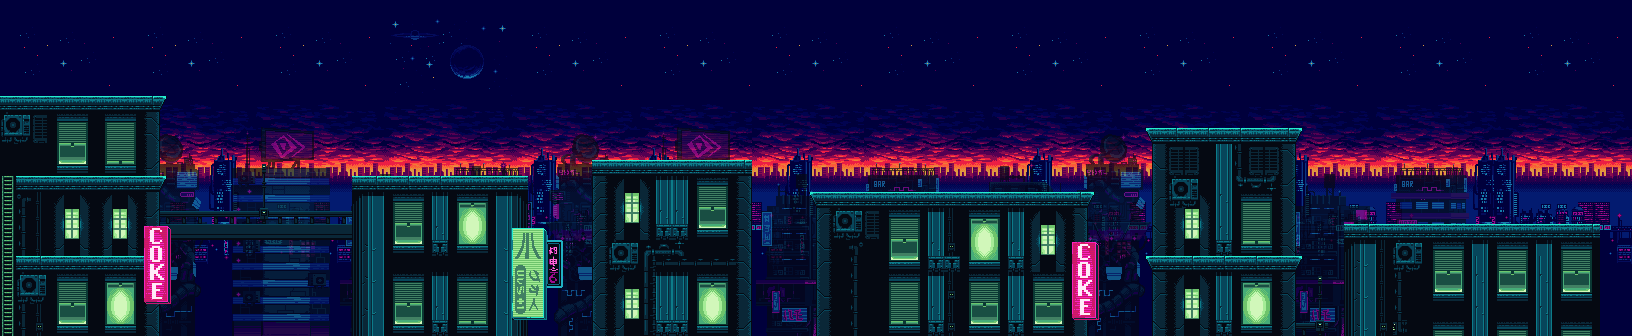

Tiled map render using the project's own tile images. Description and the map definition, with tile-layer contents summarised, below:
An orthogonal 102x21 tile map with 16x16 px tiles, 5 tile layers (Background, Near buildings, filler, Nearrer buldings, ...), 3 tilesets and 8 objects.

<map version="1.2" tiledversion="1.2.3" orientation="orthogonal" renderorder="right-down" width="102" height="21" tilewidth="16" tileheight="16" infinite="0" nextlayerid="30" nextobjectid="30">
 <tileset firstgid="1" name="tileset" tilewidth="16" tileheight="16" tilecount="384" columns="24">
  <image source="../warped city files/ENVIRONMENT/tileset.png" width="384" height="256" />
 </tileset>
 <tileset firstgid="385" name="banners" tilewidth="35" tileheight="92" tilecount="15" columns="0">
  <grid orientation="orthogonal" width="1" height="1" />
  <tile id="0">
   <image width="35" height="92" source="../warped city files/ENVIRONMENT/props/banner-big/banner-big-1.png" />
  </tile>
  <tile id="1">
   <image width="35" height="92" source="../warped city files/ENVIRONMENT/props/banner-big/banner-big-2.png" />
  </tile>
  <tile id="2">
   <image width="35" height="92" source="../warped city files/ENVIRONMENT/props/banner-big/banner-big-3.png" />
  </tile>
  <tile id="3">
   <image width="35" height="92" source="../warped city files/ENVIRONMENT/props/banner-big/banner-big-4.png" />
  </tile>
  <tile id="4">
   <image width="27" height="78" source="../warped city files/ENVIRONMENT/props/banner-coke/banner-coke-3.png" />
  </tile>
  <tile id="5">
   <image width="27" height="78" source="../warped city files/ENVIRONMENT/props/banner-coke/banner-coke-1.png" />
  </tile>
  <tile id="6">
   <image width="27" height="78" source="../warped city files/ENVIRONMENT/props/banner-coke/banner-coke-2.png" />
  </tile>
  <tile id="7">
   <image width="19" height="48" source="../warped city files/ENVIRONMENT/props/banner-neon/banner-neon-1.png" />
  </tile>
  <tile id="8">
   <image width="19" height="48" source="../warped city files/ENVIRONMENT/props/banner-neon/banner-neon-2.png" />
  </tile>
  <tile id="9">
   <image width="19" height="48" source="../warped city files/ENVIRONMENT/props/banner-neon/banner-neon-3.png" />
  </tile>
  <tile id="10">
   <image width="19" height="48" source="../warped city files/ENVIRONMENT/props/banner-neon/banner-neon-4.png" />
  </tile>
  <tile id="11">
   <image width="19" height="76" source="../warped city files/ENVIRONMENT/props/banner-side/banner-side-4.png" />
  </tile>
  <tile id="12">
   <image width="19" height="76" source="../warped city files/ENVIRONMENT/props/banner-side/banner-side-1.png" />
  </tile>
  <tile id="13">
   <image width="19" height="76" source="../warped city files/ENVIRONMENT/props/banner-side/banner-side-2.png" />
  </tile>
  <tile id="14">
   <image width="19" height="76" source="../warped city files/ENVIRONMENT/props/banner-side/banner-side-3.png" />
  </tile>
 </tileset>
 <tileset firstgid="400" name="Background" tilewidth="493" tileheight="240" tilecount="6" columns="0">
  <grid orientation="orthogonal" width="1" height="1" />
  <tile id="0">
   <image width="128" height="47" source="../warped city files/ENVIRONMENT/background/bg-color.png" />
  </tile>
  <tile id="1">
   <image width="144" height="124" source="../warped city files/ENVIRONMENT/background/buildings-bg.png" />
  </tile>
  <tile id="2">
   <image width="493" height="209" source="../warped city files/ENVIRONMENT/background/near-buildings-bg.png" />
  </tile>
  <tile id="3">
   <image width="128" height="240" source="../warped city files/ENVIRONMENT/background/skyline-a.png" />
  </tile>
  <tile id="4">
   <image width="128" height="240" source="../warped city files/ENVIRONMENT/background/skyline-b.png" />
  </tile>
  <tile id="5">
   <image width="16" height="16" source="../warped city files/ENVIRONMENT/background/sky.png" />
  </tile>
 </tileset>
 <layer id="25" name="Background" width="102" height="21">
  <data>[2142 cells, 13 non-empty, 2 distinct tile ids]</data>
 </layer>
 <layer id="26" name="Near buildings" width="102" height="21">
  <data>[2142 cells, 18 non-empty, 3 distinct tile ids]</data>
 </layer>
 <layer id="27" name="filler" width="102" height="21">
  <data>[2142 cells, 331 non-empty, 1 distinct tile ids]</data>
 </layer>
 <layer id="28" name="Nearrer buldings" width="102" height="21" opacity="0.68">
  <data>[2142 cells, 3 non-empty, 1 distinct tile ids]</data>
 </layer>
 <layer id="29" name="Tile Layer 1" width="102" height="21">
  <data>[2142 cells, 797 non-empty, 102 distinct tile ids]</data>
 </layer>
 <objectgroup id="5" name="Floor">
  <object id="14" x="0" y="176" width="176" height="16" />
  <object id="15" x="160" y="208" width="192" height="16" />
  <object id="16" x="352" y="176" width="176" height="16" />
  <object id="18" x="592" y="160" width="160" height="16" />
  <object id="22" x="800" y="192" width="304" height="16" />
  <object id="26" x="1136" y="256" width="176" height="16" />
  <object id="27" x="1344" y="224" width="256" height="16" />
  <object id="29" x="1136" y="128" width="176" height="16" />
 </objectgroup>
</map>
